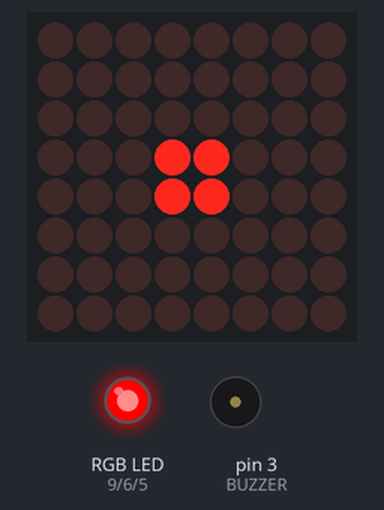
The sketch below on a simulated Arduino Uno, built with avr-gcc and run on an emulated ATmega328P. On the bench: 8×8 LED matrix, an RGB LED mixed from three pins (HIGH = lit), buzzer (waves = sounding). At 18.3 s the program stops and its outputs stay as they are.

Above: at 0.22 s.
At 0.83 s:
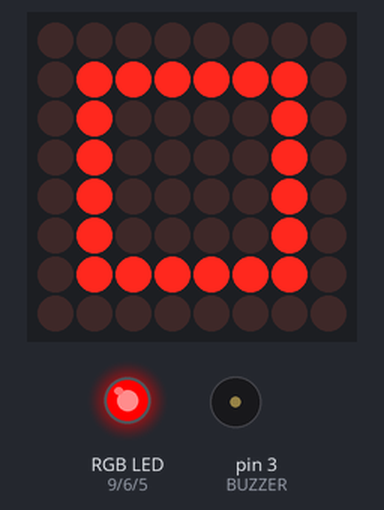
At 1.73 s:
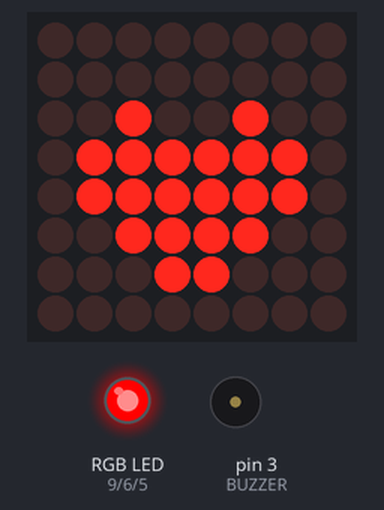
At 11.32 s:
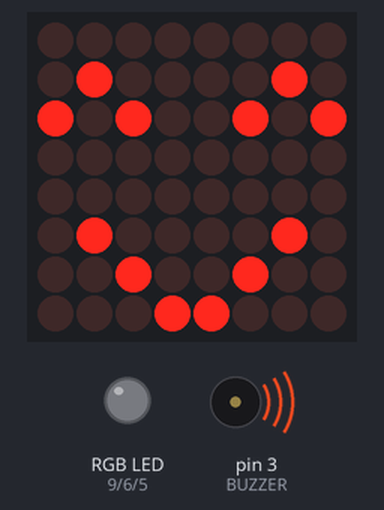
At 13.58 s:
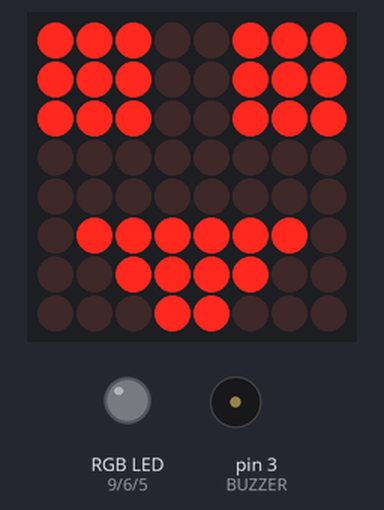
Timing chart, 0 to 19.8 s (numbered marks = the images above):
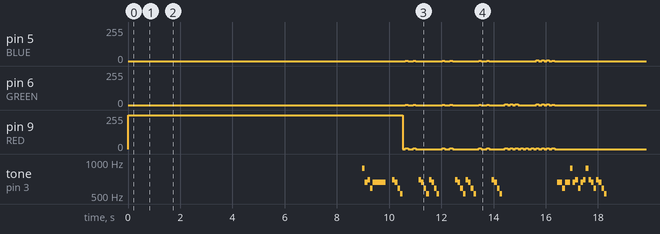

The sketch:

demo4.ino
```cpp
#include "LedControl.h"
#include "demo4.h"
#include "pitches.h"

void setup()
{
  max7219_init();

  RGB_init();
}

void loop() {

 /*display_resource*/
  enlarge_reduce_display();
  heart_display();
  game_over_display();
  win_display();

/*light effect*/
  RGB_init();
  hp3_light_effect();
  hp1_light_effect();
  hp2_light_effect();
  end_light_effect();
  close_light_effect();
  win_light_effect();

/*voice_resource*/
  ending_music1();
  ending_music2();
  start_music();
  success_receive_voice();
  fail_receive_voice();
  mid_click_voice();
  win_music();

while(1);
}
```

demo4.h
```cpp
#ifndef DEMO4_H
#define DEMO4_H
#include "LedControl.h"
#include "pitches.h"
/*Pin******************************************************************************************************************/
/*max 7219*/
LedControl lc=LedControl(13,7,8,1);//max7219 pin definition

/*buzzer pin*/
const uint8_t BUZZER=3;

/*RGB pin*/
const uint8_t BLUE=5;
const uint8_t GREEN=6;
const uint8_t RED=9;

/*variable definition******************************************************************************************************************/
//buzzer melody definition
int16_t melody[] = {
NOTE_C5, NOTE_D5, NOTE_E5, NOTE_F5, NOTE_G5, NOTE_A5, NOTE_B5, NOTE_C6};
int16_t duration = 500;  // 500 miliseconds

int16_t er_show_speed=150;   //enlarge_reduce_display speed
int16_t heart_show_speed=150;
int16_t game_show_speed=80;
int16_t music_speed=100;
int16_t car_display_speed=85;

/*function******************************************************************************************************************/
void max7219_init();


/*display_resource*/
void max7219_init();
void enlarge_reduce_display();
void heart_display();
void game_over_display();
void win_display();

/*light effect*/
void RGB_init();
void hp3_light_effect();
void hp1_light_effect();
void hp2_light_effect();
void end_light_effect();
void close_light_effect();
void win_light_effect();

/*voice_resource*/
void ending_music1();
void ending_music2();
void start_music();
void success_receive_voice();
void fail_receive_voice();
void mid_click_voice();
void win_music();


#endif
```

display_resource.ino
```cpp
void max7219_init()
{
  lc.shutdown(0,false);
  lc.setIntensity(0,8);
  lc.clearDisplay(0);           //max7219 init
}

void enlarge_reduce_display()
{
   lc.clearDisplay(0);
   delay(er_show_speed);
   lc.setRow(0,4,B00011000);
   lc.setRow(0,3,B00011000);
   delay(er_show_speed);
   lc.clearDisplay(0);
   delay(er_show_speed);
   lc.setRow(0,5,B00111100);
   lc.setRow(0,4,B00100100);
   lc.setRow(0,3,B00100100);
   lc.setRow(0,2,B00111100);
   delay(er_show_speed);
   lc.clearDisplay(0);
   delay(er_show_speed);
   lc.setRow(0,7,B00000000);
   lc.setRow(0,6,B01111110);
   lc.setRow(0,5,B01000010);
   lc.setRow(0,4,B01000010);
   lc.setRow(0,3,B01000010);
   lc.setRow(0,2,B01000010);
   lc.setRow(0,1,B01111110);
   lc.setRow(0,0,B00000000);
   delay(er_show_speed);
   lc.clearDisplay(0);
   delay(er_show_speed);
   lc.setRow(0,7,B11111111);
   lc.setRow(0,6,B10000001);
   lc.setRow(0,5,B10000001);
   lc.setRow(0,4,B10000001);
   lc.setRow(0,3,B10000001);
   lc.setRow(0,2,B10000001);
   lc.setRow(0,1,B10000001);
   lc.setRow(0,0,B11111111);
   delay(er_show_speed);
   lc.clearDisplay(0);
   delay(er_show_speed);
  }

void heart_display()
{
   lc.setRow(0,0,B00000000);
   lc.setRow(0,1,B01100110);
   lc.setRow(0,2,B11111111);
   lc.setRow(0,3,B11111111);
   lc.setRow(0,4,B11111111);
   lc.setRow(0,5,B01111110);
   lc.setRow(0,6,B00111100);
   lc.setRow(0,7,B00011000);

   delay(heart_show_speed);
   lc.clearDisplay(0);
   delay(heart_show_speed);
   lc.setRow(0,0,B00000000);
   lc.setRow(0,1,B00000000);
   lc.setRow(0,2,B00100100);
   lc.setRow(0,3,B01111110);
   lc.setRow(0,4,B01111110);
   lc.setRow(0,5,B00111100);
   lc.setRow(0,6,B00011000);
   lc.setRow(0,7,B00000000);
   delay(heart_show_speed);
   lc.clearDisplay(0);
   delay(heart_show_speed);
 }

void game_over_display()
{
  int g[8] = {B00000000,B01110000,B10000000,B10000000,B10110000,B10010000,B01110000,B00000000};
  int a[8]={B00000000,B01100000,B10010000,B10010000,B11110000,B10010000,B10010000};
  int m[8]={B00000000,B11111000,B10101000,B10101000,B10101000,B10101000,B10101000,B00000000};
  int e[8]={B00000000,B11110000,B10000000,B10000000,B11110000,B10000000,B11110000};
  int o[8]={B00000000,B01100000,B10010000,B10010000,B10010000,B10010000,B01100000};
  int v[8]={B00000000,B10000100,B10000100,B10000100,B10000100,B01001000,B00110000};
  int r[8]={B00000000,B10000000,B10000000,B10100000,B11010000,B10000000,B10000000};


  for(int i=0;i<4;i++)
  {
     delay(game_show_speed);
     lc.setRow(0,0,g[0]);
     lc.setRow(0,1,g[1]);
     lc.setRow(0,2,g[2]);
     lc.setRow(0,3,g[3]);
     lc.setRow(0,4,g[4]);
     lc.setRow(0,5,g[5]);
     lc.setRow(0,6,g[6]);
     lc.setRow(0,7,g[7]);
     g[0]=g[0]>>1;
     g[1]=g[1]>>1;
     g[2]=g[2]>>1;
     g[3]=g[3]>>1;
     g[4]=g[4]>>1;
     g[5]=g[5]>>1;
     g[6]=g[6]>>1;
     g[7]=g[7]>>1;
     delay(game_show_speed);
     lc.clearDisplay(0);
     delay(game_show_speed);
  }


  for(int i=0;i<4;i++)
  {
     delay(game_show_speed);
     lc.setRow(0,0,a[0]);
     lc.setRow(0,1,a[1]);
     lc.setRow(0,2,a[2]);
     lc.setRow(0,3,a[3]);
     lc.setRow(0,4,a[4]);
     lc.setRow(0,5,a[5]);
     lc.setRow(0,6,a[6]);
     lc.setRow(0,7,a[7]);
     a[0]=a[0]>>1;
     a[1]=a[1]>>1;
     a[2]=a[2]>>1;
     a[3]=a[3]>>1;
     a[4]=a[4]>>1;
     a[5]=a[5]>>1;
     a[6]=a[6]>>1;
     a[7]=a[7]>>1;
     delay(game_show_speed);
     lc.clearDisplay(0);
     delay(game_show_speed);
  }
  //******************************************


  for(int i=0;i<4;i++)
  {
     delay(game_show_speed);
     lc.setRow(0,0,m[0]);
     lc.setRow(0,1,m[1]);
     lc.setRow(0,2,m[2]);
     lc.setRow(0,3,m[3]);
     lc.setRow(0,4,m[4]);
     lc.setRow(0,5,m[5]);
     lc.setRow(0,6,m[6]);
     lc.setRow(0,7,m[7]);
     m[0]=m[0]>>1;
     m[1]=m[1]>>1;
     m[2]=m[2]>>1;
     m[3]=m[3]>>1;
     m[4]=m[4]>>1;
     m[5]=m[5]>>1;
     m[6]=m[6]>>1;
     m[7]=m[7]>>1;
     delay(game_show_speed);
     lc.clearDisplay(0);
     delay(game_show_speed);
  }
  //******************************************


  for(int i=0;i<4;i++)
  {
     delay(game_show_speed);
     lc.setRow(0,0,e[0]);
     lc.setRow(0,1,e[1]);
     lc.setRow(0,2,e[2]);
     lc.setRow(0,3,e[3]);
     lc.setRow(0,4,e[4]);
     lc.setRow(0,5,e[5]);
     lc.setRow(0,6,e[6]);
     lc.setRow(0,7,e[7]);
     e[0]=e[0]>>1;
     e[1]=e[1]>>1;
     e[2]=e[2]>>1;
     e[3]=e[3]>>1;
     e[4]=e[4]>>1;
     e[5]=e[5]>>1;
     e[6]=e[6]>>1;
     e[7]=e[7]>>1;
     delay(game_show_speed);
     lc.clearDisplay(0);
     delay(game_show_speed);
  }
  //******************************************

  //ending_music1();
  for(int i=0;i<4;i++)
  {
     delay(game_show_speed);
     lc.setRow(0,0,o[0]);
     lc.setRow(0,1,o[1]);
     lc.setRow(0,2,o[2]);
     lc.setRow(0,3,o[3]);
     lc.setRow(0,4,o[4]);
     lc.setRow(0,5,o[5]);
     lc.setRow(0,6,o[6]);
     lc.setRow(0,7,o[7]);
     o[0]=o[0]>>1;
     o[1]=o[1]>>1;
     o[2]=o[2]>>1;
     o[3]=o[3]>>1;
     o[4]=o[4]>>1;
     o[5]=o[5]>>1;
     o[6]=o[6]>>1;
     o[7]=o[7]>>1;
     delay(game_show_speed);
     lc.clearDisplay(0);
     delay(game_show_speed);
  }
  ////******************************************

  //ending_music2();
  for(int i=0;i<4;i++)
  {
     delay(game_show_speed);
     lc.setRow(0,0,v[0]);
     lc.setRow(0,1,v[1]);
     lc.setRow(0,2,v[2]);
     lc.setRow(0,3,v[3]);
     lc.setRow(0,4,v[4]);
     lc.setRow(0,5,v[5]);
     lc.setRow(0,6,v[6]);
     lc.setRow(0,7,v[7]);
     v[0]=v[0]>>1;
     v[1]=v[1]>>1;
     v[2]=v[2]>>1;
     v[3]=v[3]>>1;
     v[4]=v[4]>>1;
     v[5]=v[5]>>1;
     v[6]=v[6]>>1;
     v[7]=v[7]>>1;
     delay(game_show_speed);
     lc.clearDisplay(0);
     delay(game_show_speed);
  }

  //******************************************

   e[0]=e[0]<<5;
   e[1]=e[1]<<5;
   e[2]=e[2]<<5;
   e[3]=e[3]<<5;
   e[4]=e[4]<<5;
   e[5]=e[5]<<5;
   e[6]=e[6]<<5;
   e[7]=e[7]<<5;

  //ending_music1();
  for(int i=0;i<5;i++)
  {
     delay(game_show_speed);
     lc.setRow(0,0,e[0]);
     lc.setRow(0,1,e[1]);
     lc.setRow(0,2,e[2]);
     lc.setRow(0,3,e[3]);
     lc.setRow(0,4,e[4]);
     lc.setRow(0,5,e[5]);
     lc.setRow(0,6,e[6]);
     lc.setRow(0,7,e[7]);
     e[0]=e[0]>>1;
     e[1]=e[1]>>1;
     e[2]=e[2]>>1;
     e[3]=e[3]>>1;
     e[4]=e[4]>>1;
     e[5]=e[5]>>1;
     e[6]=e[6]>>1;
     e[7]=e[7]>>1;
     delay(game_show_speed);
     lc.clearDisplay(0);
     delay(game_show_speed);
  }
  ////******************************************

  ending_music2();
  for(int i=0;i<4;i++)
  {
     //delay(game_show_speed);
     lc.setRow(0,0,r[0]);
     lc.setRow(0,1,r[1]);
     lc.setRow(0,2,r[2]);
     lc.setRow(0,3,r[3]);
     lc.setRow(0,4,r[4]);
     lc.setRow(0,5,r[5]);
     lc.setRow(0,6,r[6]);
     lc.setRow(0,7,r[7]);
     r[0]=r[0]>>1;
     r[1]=r[1]>>1;
     r[2]=r[2]>>1;
     r[3]=r[3]>>1;
     r[4]=r[4]>>1;
     r[5]=r[5]>>1;
     r[6]=r[6]>>1;
     r[7]=r[7]>>1;
     delay(game_show_speed);
     lc.clearDisplay(0);
     delay(game_show_speed);
  }
  ////******************************************
  }

   void win_display()
 {
   int i=3;
  while(i--)
  {
  win_music();
  lc.setRow(0,0,B11100111);
  lc.setRow(0,1,B11100111);
  lc.setRow(0,2,B11100111);
  lc.setRow(0,5,B01111110);
  lc.setRow(0,6,B00111100);
  lc.setRow(0,7,B00011000);
  win_light_effect();
  lc.setRow(0,0,B00000000);
  lc.setRow(0,1,B00000000);
  lc.setRow(0,2,B00000000);
  lc.setRow(0,5,B00000000);
  lc.setRow(0,6,B00000000);
  lc.setRow(0,7,B00000000);
  win_light_effect();
  lc.setRow(0,1,B01000010);
  lc.setRow(0,2,B10100101);
  lc.setRow(0,5,B01000010);
  lc.setRow(0,6,B00100100);
  lc.setRow(0,7,B00011000);
  win_music();
  lc.setRow(0,0,B00000000);
  lc.setRow(0,1,B00000000);
  lc.setRow(0,2,B00000000);
  lc.setRow(0,5,B00000000);
  lc.setRow(0,6,B00000000);
  lc.setRow(0,7,B00000000);
  }
 }
```

light_effect.ino
```cpp
void RGB_init()
{
  pinMode(RED, OUTPUT);
  pinMode(GREEN, OUTPUT);
  pinMode(BLUE, OUTPUT);
  digitalWrite(RED, HIGH);
  digitalWrite(GREEN, LOW);
  digitalWrite(BLUE, LOW);
}


void hp3_light_effect()
{
 analogWrite(RED, 0);
 analogWrite(BLUE, 0);
 analogWrite(GREEN,5);
}

void hp1_light_effect()
{
  uint8_t i=3;
  while(i--)
  {
  analogWrite(RED, 0);
  analogWrite(BLUE, 0);
  analogWrite(GREEN,0);
  delay(100);
  analogWrite(RED, 5);
  analogWrite(BLUE, 0);
  analogWrite(GREEN,5);
  delay(100);
  analogWrite(RED, 0);
  analogWrite(BLUE, 0);
  analogWrite(GREEN,0);
  }
  analogWrite(RED, 5);
  analogWrite(BLUE, 0);
  analogWrite(GREEN,5);
}


void hp2_light_effect()
{
  uint8_t i=3;
  while(i--)
  {
  analogWrite(RED, 0);
  analogWrite(BLUE, 0);
  analogWrite(GREEN,0);
  delay(100);
  analogWrite(RED, 5);
  analogWrite(BLUE, 0);
  analogWrite(GREEN,0);
  delay(100);
  analogWrite(RED, 0);
  analogWrite(BLUE, 0);
  analogWrite(GREEN,0);
  }
  analogWrite(RED, 5);
  analogWrite(BLUE, 0);
  analogWrite(GREEN,0);
}

void end_light_effect()
{
  uint8_t i=3;
  while(i--)
  {
  analogWrite(RED, 0);
  analogWrite(BLUE, 0);
  analogWrite(GREEN,0);
  delay(100);
  analogWrite(RED, 4);
  analogWrite(BLUE, 4);
  analogWrite(GREEN,4);
  delay(100);
  analogWrite(RED, 0);
  analogWrite(BLUE, 0);
  analogWrite(GREEN,0);
  }
  }

void close_light_effect()
{
  analogWrite(RED, 0);
  analogWrite(BLUE, 0);
  analogWrite(GREEN,0);
  }

void win_light_effect()
{
  analogWrite(RED, 0);
  analogWrite(BLUE, 0);
  analogWrite(GREEN,0);
  delay(100);
  analogWrite(RED, 6);
  analogWrite(BLUE, 2);
  analogWrite(GREEN,1);
  delay(100);
  analogWrite(RED, 0);
  analogWrite(BLUE, 0);
  analogWrite(GREEN,0);
  delay(100);
  }
```

voice_resource.ino
```cpp
void ending_music1()
{
  tone(BUZZER, melody[2], duration);
  delay(music_speed);
  tone(BUZZER, melody[2], duration);
  delay(music_speed);
  tone(BUZZER, melody[1], duration);
  delay(music_speed);
  tone(BUZZER, melody[2], duration);
  delay(music_speed);
  tone(BUZZER, melody[2], duration);
  delay(music_speed);
  }

void ending_music2()
{
  tone(BUZZER, melody[5], duration);
  delay(music_speed);
  tone(BUZZER, melody[2], duration);
  delay(music_speed);
  tone(BUZZER, melody[3], duration);
  delay(music_speed);
  tone(BUZZER, melody[1], duration);
  delay(music_speed);
  tone(BUZZER, melody[2], duration);
  delay(music_speed);
  }

void start_music()
{
  tone(BUZZER, melody[3], duration);
  delay(music_speed);
  tone(BUZZER, melody[5], duration);
  delay(music_speed);
  tone(BUZZER, melody[3], duration);
  delay(music_speed);
  tone(BUZZER, melody[2], duration);
  delay(music_speed);
  tone(BUZZER, melody[1], duration);
  delay(music_speed);
   }


void success_receive_voice()
{
  tone(BUZZER, NOTE_F5, duration);
  }

  void fail_receive_voice()
{
  tone(BUZZER, NOTE_GS2, duration);
  }

void mid_click_voice()
{
  tone(BUZZER, melody[4], duration);
  }

  void win_music()
{
  int melody[] = {
  NOTE_C5, NOTE_D5, NOTE_E5, NOTE_F5, NOTE_G5, NOTE_A5, NOTE_B5, NOTE_C6};
  int thisNote;
  for (thisNote = BUZZER; thisNote >=0; thisNote--)
   {
    tone(BUZZER, melody[thisNote], 100);
    delay(100);
    }

  }
```

Measured:
- by itself, pin 5 (BLUE): 0/255 → 2/255 at 10.6 s, → 0/255 0.10 s later, → 2/255 0.20 s later, → 0/255 0.10 s later, … (20 changes in this stretch)
- by itself, pin 6 (GREEN): 0/255 → 1/255 at 10.6 s, → 0/255 0.10 s later, → 1/255 0.20 s later, → 0/255 0.10 s later, … (26 changes in this stretch)
- by itself, pin 9 (RED): 255/255 → 0/255 at 10.5 s, → 6/255 0.10 s later, → 0/255 0.10 s later, → 6/255 0.20 s later, … (33 changes in this stretch)
- by itself, tone on pin 3 (BUZZER): plays 880 Hz for 0.10 s, 659 Hz for 0.10 s, 698 Hz for 0.10 s, 587 Hz for 0.10 s, 659 Hz for 0.50 s, 698 Hz for 0.10 s … (46 notes in this stretch)
- what the display in image 3 shows lasts 0.4 s, from 11.1 s to 11.5 s
